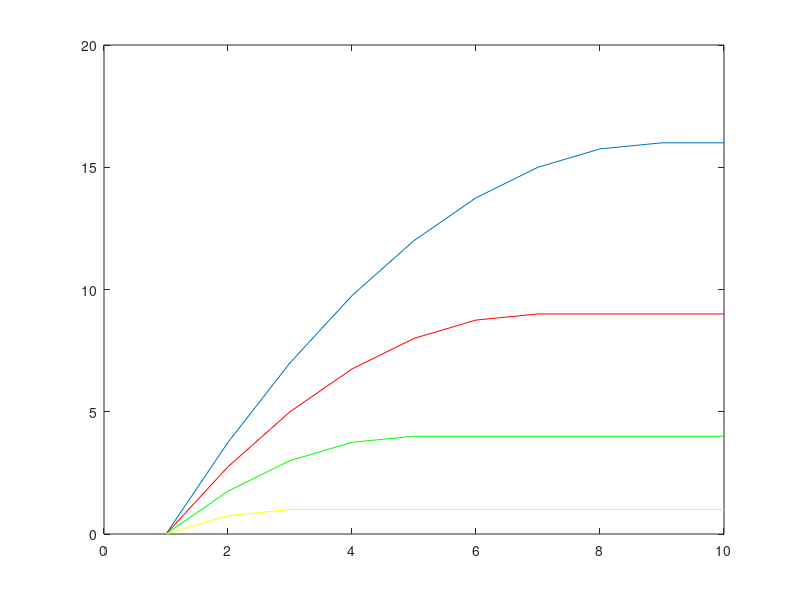

Recreate this plot in MATLAB.
x=0:9;
n=10;
U1=zeros(n,1);
U2=zeros(n,1);
U3=zeros(n,1);
U4=zeros(n,1);
w=[1,2,3,4];
a=[0.5,0.5,0.5,0.5];
for i=1:10
    if 0<=x(i) && x(i)<=w(1)/a(1)
    U1(i)=w(1)*x(i)-(a(1)/2)*x(i)^2;
    end
    if x(i)>=w(1)/a(1)
    U1(i)=w(1)^2/(2*a(1));
    end
end
for i=1:10
    if 0<=x(i) && x(i)<=w(2)/a(2)
    U2(i)=w(2)*x(i)-(a(2)/2)*x(i)^2;
    end
    if x(i)>=w(2)/a(2)
    U2(i)=w(2)^2/(2*a(2));
    end
end
for i=1:10
    if 0<=x(i) && x(i)<=w(3)/a(3)
    U3(i)=w(3)*x(i)-(a(3)/2)*x(i)^2;
    end
    if x(i)>=w(3)/a(3)
    U3(i)=w(3)^2/(2*a(3));
    end
end
for i=1:10
    if 0<=x(i) && x(i)<=w(4)/a(4)
    U4(i)=w(4)*x(i)-(a(4)/2)*x(i)^2;
    end
    if x(i)>=w(4)/a(4)
    U4(i)=w(4)^2/(2*a(4));
    end
end
plot (U4)
hold on 
plot (U3,'r')
hold on
plot (U2,'g')
hold on 
plot (U1,'y')



 


